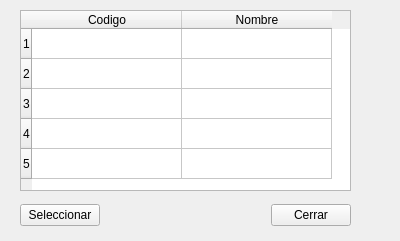
<?xml version="1.0" encoding="UTF-8"?>
<ui version="4.0">
 <class>Form</class>
 <widget class="QWidget" name="Form">
  <property name="geometry">
   <rect>
    <x>0</x>
    <y>0</y>
    <width>400</width>
    <height>241</height>
   </rect>
  </property>
  <property name="windowTitle">
   <string>Lista de Clientes</string>
  </property>
  <widget class="QTableWidget" name="tableWidget">
   <property name="geometry">
    <rect>
     <x>20</x>
     <y>10</y>
     <width>331</width>
     <height>181</height>
    </rect>
   </property>
   <property name="sizePolicy">
    <sizepolicy hsizetype="Expanding" vsizetype="Expanding">
     <horstretch>0</horstretch>
     <verstretch>0</verstretch>
    </sizepolicy>
   </property>
   <property name="sizeAdjustPolicy">
    <enum>QAbstractScrollArea::AdjustToContents</enum>
   </property>
   <property name="rowCount">
    <number>5</number>
   </property>
   <attribute name="horizontalHeaderCascadingSectionResizes">
    <bool>false</bool>
   </attribute>
   <attribute name="horizontalHeaderDefaultSectionSize">
    <number>150</number>
   </attribute>
   <row/>
   <row/>
   <row/>
   <row/>
   <row/>
   <column>
    <property name="text">
     <string>Codigo</string>
    </property>
   </column>
   <column>
    <property name="text">
     <string>Nombre</string>
    </property>
   </column>
   <item row="0" column="0">
    <property name="flags">
     <set>ItemIsSelectable|ItemIsDragEnabled|ItemIsDropEnabled|ItemIsUserCheckable|ItemIsEnabled</set>
    </property>
   </item>
   <item row="0" column="1">
    <property name="flags">
     <set>ItemIsSelectable|ItemIsDragEnabled|ItemIsDropEnabled|ItemIsUserCheckable|ItemIsEnabled</set>
    </property>
   </item>
   <item row="1" column="0">
    <property name="flags">
     <set>ItemIsSelectable|ItemIsDragEnabled|ItemIsDropEnabled|ItemIsUserCheckable|ItemIsEnabled</set>
    </property>
   </item>
   <item row="1" column="1">
    <property name="flags">
     <set>ItemIsSelectable|ItemIsDragEnabled|ItemIsDropEnabled|ItemIsUserCheckable|ItemIsEnabled</set>
    </property>
   </item>
   <item row="2" column="0">
    <property name="flags">
     <set>ItemIsSelectable|ItemIsDragEnabled|ItemIsDropEnabled|ItemIsUserCheckable|ItemIsEnabled</set>
    </property>
   </item>
   <item row="2" column="1">
    <property name="flags">
     <set>ItemIsSelectable|ItemIsDragEnabled|ItemIsDropEnabled|ItemIsUserCheckable|ItemIsEnabled</set>
    </property>
   </item>
   <item row="3" column="0">
    <property name="flags">
     <set>ItemIsSelectable|ItemIsDragEnabled|ItemIsDropEnabled|ItemIsUserCheckable|ItemIsEnabled</set>
    </property>
   </item>
   <item row="3" column="1">
    <property name="flags">
     <set>ItemIsSelectable|ItemIsDragEnabled|ItemIsDropEnabled|ItemIsUserCheckable|ItemIsEnabled</set>
    </property>
   </item>
   <item row="4" column="0">
    <property name="flags">
     <set>ItemIsSelectable|ItemIsDragEnabled|ItemIsDropEnabled|ItemIsUserCheckable|ItemIsEnabled</set>
    </property>
   </item>
   <item row="4" column="1">
    <property name="flags">
     <set>ItemIsSelectable|ItemIsDragEnabled|ItemIsDropEnabled|ItemIsUserCheckable|ItemIsEnabled</set>
    </property>
   </item>
  </widget>
  <widget class="QWidget" name="horizontalLayoutWidget">
   <property name="geometry">
    <rect>
     <x>20</x>
     <y>200</y>
     <width>331</width>
     <height>31</height>
    </rect>
   </property>
   <layout class="QHBoxLayout" name="horizontalLayout">
    <item>
     <widget class="QPushButton" name="pushButton">
      <property name="text">
       <string>Seleccionar</string>
      </property>
     </widget>
    </item>
    <item>
     <spacer name="horizontalSpacer">
      <property name="orientation">
       <enum>Qt::Horizontal</enum>
      </property>
      <property name="sizeHint" stdset="0">
       <size>
        <width>40</width>
        <height>20</height>
       </size>
      </property>
     </spacer>
    </item>
    <item>
     <widget class="QPushButton" name="pushButton_2">
      <property name="text">
       <string>Cerrar</string>
      </property>
     </widget>
    </item>
   </layout>
  </widget>
 </widget>
 <resources/>
 <connections>
  <connection>
   <sender>pushButton</sender>
   <signal>clicked()</signal>
   <receiver>Form</receiver>
   <slot>selectClient()</slot>
   <hints>
    <hint type="sourcelabel">
     <x>63</x>
     <y>215</y>
    </hint>
    <hint type="destinationlabel">
     <x>199</x>
     <y>120</y>
    </hint>
   </hints>
  </connection>
  <connection>
   <sender>pushButton_2</sender>
   <signal>clicked()</signal>
   <receiver>Form</receiver>
   <slot>close()</slot>
   <hints>
    <hint type="sourcelabel">
     <x>309</x>
     <y>215</y>
    </hint>
    <hint type="destinationlabel">
     <x>199</x>
     <y>120</y>
    </hint>
   </hints>
  </connection>
  <connection>
   <sender>tableWidget</sender>
   <signal>cellDoubleClicked(int,int)</signal>
   <receiver>pushButton</receiver>
   <slot>click()</slot>
   <hints>
    <hint type="sourcelabel">
     <x>185</x>
     <y>100</y>
    </hint>
    <hint type="destinationlabel">
     <x>63</x>
     <y>215</y>
    </hint>
   </hints>
  </connection>
 </connections>
 <slots>
  <slot>selectClient()</slot>
 </slots>
</ui>
